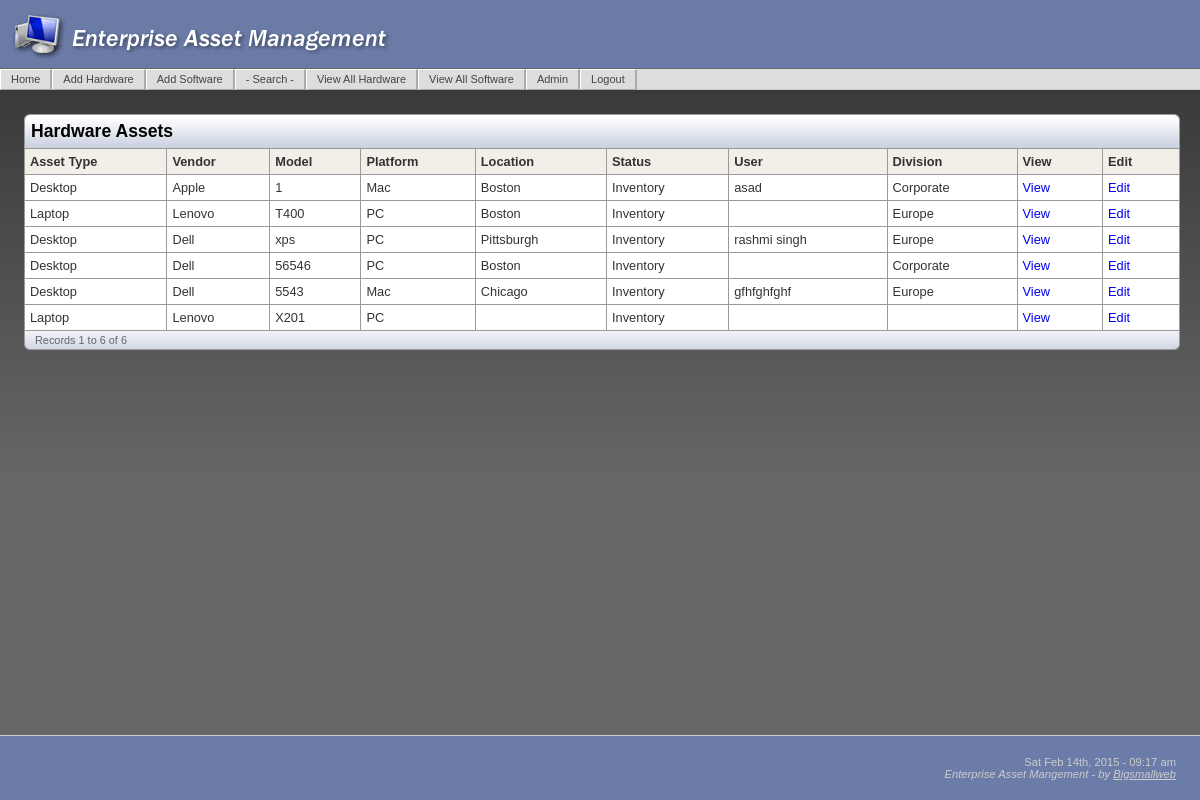
Page /HardwareInventory.php (signed in) on the committed database.
### tables this page shows
CREATE TABLE IF NOT EXISTS `assets_hardware` (
  `asset_hardware_id` int(10) unsigned NOT NULL AUTO_INCREMENT,
  `asset_type` varchar(50) DEFAULT NULL,
  `vendor` varchar(50) NOT NULL DEFAULT '',
  `model` varchar(30) NOT NULL DEFAULT '',
  `serialnumber` varchar(30) DEFAULT NULL,
  `asset_tag` varchar(24) DEFAULT NULL,
  `purchase_order` varchar(50) DEFAULT NULL,
  `location` varchar(50) DEFAULT NULL,
  `date_purchase` varchar(12) DEFAULT NULL,
  `date_decomission` varchar(12) DEFAULT NULL,
  `status` varchar(50) DEFAULT NULL,
  `user` varchar(50) DEFAULT NULL,
  `division` varchar(50) DEFAULT NULL,
  `platform` varchar(50) DEFAULT NULL,
  `comments` text,
  `monitor_size` int(2) DEFAULT NULL,
  `warranty` varchar(15) DEFAULT NULL,
  `cube` varchar(10) DEFAULT NULL,
  `field_address` text,
  `user_account` varchar(12) DEFAULT NULL,
  PRIMARY KEY (`asset_hardware_id`)
);

### HardwareInventory.php (the view, shortened to what this page needs)
<?php require_once('Connections/eam.php'); ?>
<?php
$maxRows_rsHardwareAssets = 50;
$pageNum_rsHardwareAssets = 0;
$startRow_rsHardwareAssets = $pageNum_rsHardwareAssets * $maxRows_rsHardwareAssets;
$query_rsHardwareAssets = "SELECT * FROM assets_hardware WHERE assets_hardware.status = 'Inventory' ";
$query_limit_rsHardwareAssets = sprintf("%s LIMIT %d, %d", $query_rsHardwareAssets, $startRow_rsHardwareAssets, $maxRows_rsHardwareAssets);
$rsHardwareAssets = mysql_query($query_limit_rsHardwareAssets, $eam) or die(mysql_error());
$row_rsHardwareAssets = mysql_fetch_assoc($rsHardwareAssets);
if (isset($_GET['totalRows_rsHardwareAssets'])) {
  $totalRows_rsHardwareAssets = $_GET['totalRows_rsHardwareAssets'];
} else {
  $all_rsHardwareAssets = mysql_query($query_rsHardwareAssets);
  $totalRows_rsHardwareAssets = mysql_num_rows($all_rsHardwareAssets);
}
?>
<?php include('includes/header.php'); ?>
    <h3>Hardware Assets </h3>
    <table class="table1">
      <tr>
        <th>Asset Type </th>
        <th>Vendor</th>
        <th>Model</th>
        <th>Platform</th>
        <th>Location</th>
        <th>Status</th>
        <th>User</th>
        <th>Division</th>
        <th>View &nbsp; </th>
        <th>Edit &nbsp; </th>
      </tr>
      <?php do { ?>
        <tr onmouseover="this.bgColor='#F2F7FF'" onmouseout="this.bgColor='#FFFFFF'";>
          <td> <?php echo $row_rsHardwareAssets['asset_type']; ?>&nbsp; </td>
          <td> <?php echo $row_rsHardwareAssets['vendor']; ?>&nbsp; </td>
          <td> <?php echo $row_rsHardwareAssets['model']; ?>&nbsp; </td>
          <td> <?php echo $row_rsHardwareAssets['platform']; ?>&nbsp; </td>
          <td> <?php echo $row_rsHardwareAssets['location']; ?>&nbsp; </td>
          <td> <?php echo $row_rsHardwareAssets['status']; ?>&nbsp; </td>
          <td> <?php echo $row_rsHardwareAssets['user']; ?>&nbsp; </td>
          <td> <?php echo $row_rsHardwareAssets['division']; ?>&nbsp; </td>
          <td> <a href="HardwareDetail.php?recordID=<?php echo $row_rsHardwareAssets['asset_hardware_id']; ?>">View</a></td>
          <td> <a href="HardwareUpdate.php?recordID=<?php echo $row_rsHardwareAssets['asset_hardware_id']; ?>">Edit</a></td>
        </tr>
      <?php } while ($row_rsHardwareAssets = mysql_fetch_assoc($rsHardwareAssets)); ?>
    </table>
 <table class="pagination">
      <tr>
	  <td>Records <?php echo ($startRow_rsHardwareAssets + 1) ?> to <?php echo min($startRow_rsHardwareAssets + $maxRows_rsHardwareAssets, $totalRows_rsHardwareAssets) ?> of <?php echo $totalRows_rsHardwareAssets ?></td>
	  <td>
	</td>
	</tr>
	</table>
    <?php include('includes/footer.php'); ?>

### includes/eam_main.css (style rules this page uses)
html, body { font-family: Verdana, Arial, Helvetica, sans-serif; background:url(../images/bkgd.jpg); background-repeat:repeat-x; background-position:top; background-color: #666; margin:0; text-align: center; color: #000000; font-size:100%; height:100% }
h1, h2, h3, h4 { font-family:"Trebuchet MS", Verdana, Arial, Helvetica, sans-serif; }
h3 { font-size:110%; padding:6px; margin:0; background-color:#DADFE9; border-top:1px solid #999; border-right:1px solid #999; border-left:1px solid #999; border-spacing:0px; border-collapse: collapse; background-image:url(../images/titleBk.gif); border-radius: 6px 6px 0 0; -moz-border-radius: 6px 6px 0 0; }
p, td { font-size:80%; }
th { font-size:80%; }
a { text-decoration:none; }
table a { display: block; width: 100%; }
.table1 { border-width: 1px; border-spacing:0px; border-style: solid; border-color: #999; border-collapse: collapse; background-color:#FFFFFF; width:100%; }
.table1 th { border-width: 1px; border-style: solid; border-color: #999; padding: 5px; background-color: #F2EFE9; text-align:left; color:#333; }
.table1 td { border-width: 1px; border-style: solid; border-color: #999; padding: 5px; text-align:left; color:#333; }
.pagination { width:100%; border-width: 1px; border-spacing:0px; border-style: solid; border-top:none; border-color: #999; background-color:#FFFFFF; background-image:url(../images/titleBk1.gif); margin:0 auto; border-radius: 0 0 6px 6px; -moz-border-radius:0 0 6px 6px; }
.pagination td { padding: 3px 10px; text-align:left; color:#666; font-size:68%; }

### rows in the picture
assets_hardware: asset_type "Desktop", vendor "Apple", model "1", platform "Mac", location "Boston", status "Inventory", user "asad", division "Corporate"
assets_hardware: asset_type "Laptop", vendor "Lenovo", model "T400", platform "PC", location "Boston", status "Inventory", division "Europe"
assets_hardware: asset_type "Desktop", vendor "Dell", model "xps", platform "PC", location "Pittsburgh", status "Inventory", user "rashmi singh", division "Europe"
assets_hardware: asset_type "Desktop", vendor "Dell", model "56546", platform "PC", location "Boston", status "Inventory", division "Corporate"
assets_hardware: asset_type "Desktop", vendor "Dell", model "5543", platform "Mac", location "Chicago", status "Inventory", user "gfhfghfghf", division "Europe"
assets_hardware: asset_type "Laptop", vendor "Lenovo", model "X201", platform "PC", status "Inventory"

### other values in the picture
$startRow_rsHardwareAssets + 1 "1"
$totalRows_rsHardwareAssets "6"
